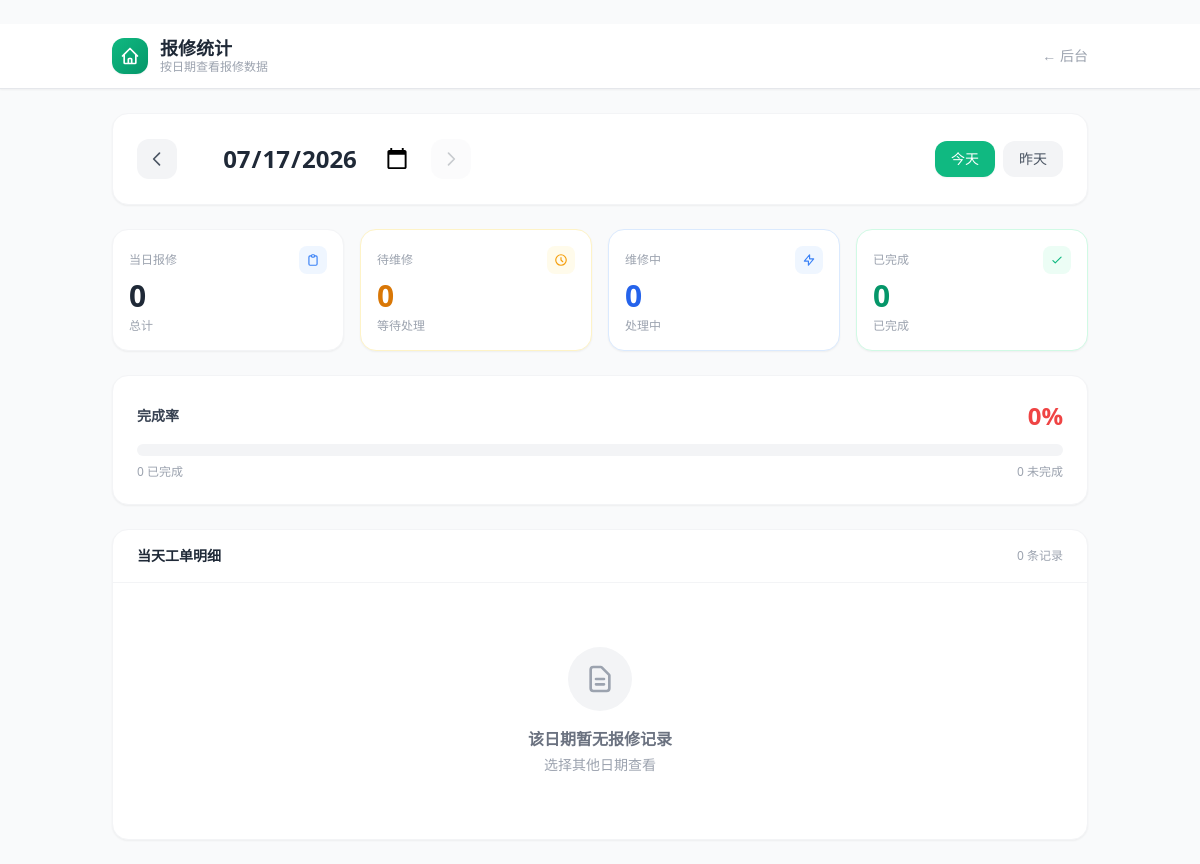
/stats, run on an earlier commit of the app's database.
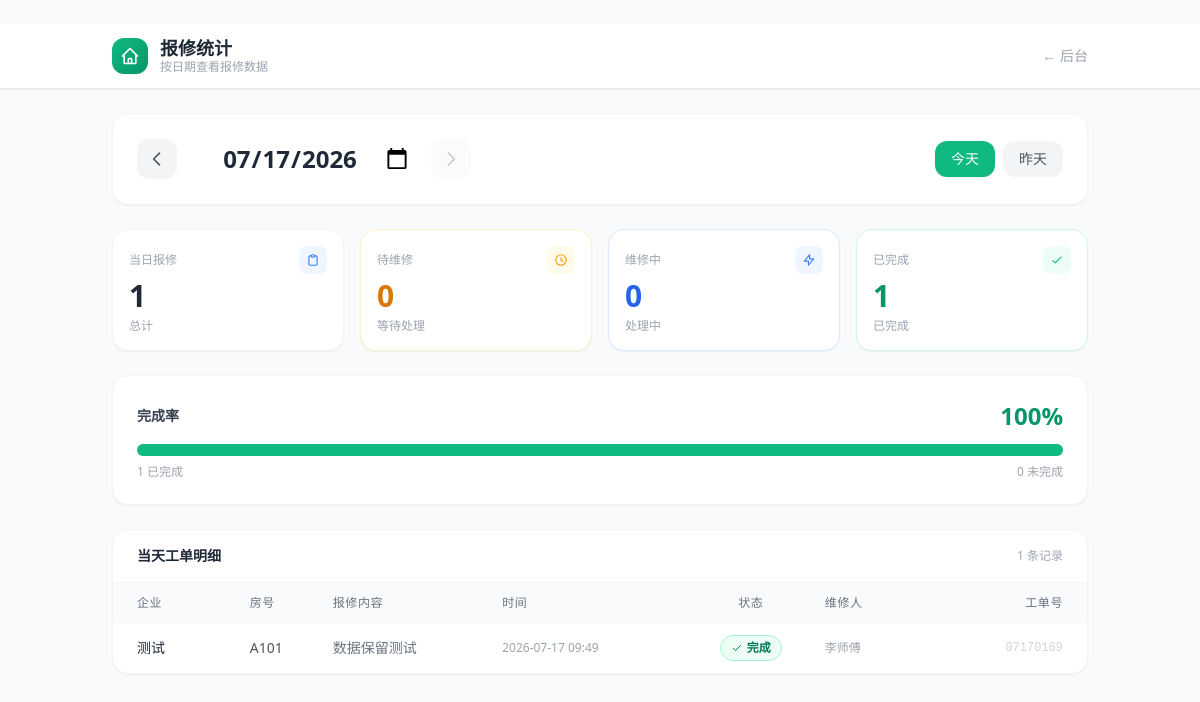
And on a later commit of the database.
### tables this page shows
CREATE TABLE orders (
        id INTEGER PRIMARY KEY AUTOINCREMENT,
        work_order TEXT UNIQUE NOT NULL,
        company TEXT NOT NULL,
        company_code TEXT NOT NULL,
        building TEXT DEFAULT '',
        room TEXT NOT NULL,
        reporter_name TEXT DEFAULT '',
        reporter_phone TEXT DEFAULT '',
        repair_type TEXT DEFAULT '',
        description TEXT NOT NULL,
        status TEXT NOT NULL DEFAULT 'pending',
        assigned_to TEXT DEFAULT '',
        created_at TEXT NOT NULL,
        updated_at TEXT NOT NULL
    );

### app.py (the view)
@app.route("/stats")
@app.route("/stats/<date_str>")
def stats(date_str=None):
    from datetime import datetime, timedelta
    if date_str is None:
        date_str = datetime.now().strftime("%Y-%m-%d")
    else:
        try:
            datetime.strptime(date_str, "%Y-%m-%d")
        except:
            date_str = datetime.now().strftime("%Y-%m-%d")
    orders = database.get_orders_by_date(date_str)
    total = len(orders)
    pending = sum(1 for o in orders if o["status"] == "pending")
    in_progress = sum(1 for o in orders if o["status"] == "in_progress")
    completed = sum(1 for o in orders if o["status"] == "completed")
    rate = round(completed / total * 100) if total > 0 else 0
    current = datetime.strptime(date_str, "%Y-%m-%d")
    prev_date = (current - timedelta(days=1)).strftime("%Y-%m-%d")
    next_date = (current + timedelta(days=1)).strftime("%Y-%m-%d")
    today_str = datetime.now().strftime("%Y-%m-%d")
    return render_template(
        "stats.html",
        date_str=date_str,
        total=total,
        pending=pending,
        in_progress=in_progress,
        completed=completed,
        rate=rate,
        orders=orders,
        prev_date=prev_date,
        next_date=next_date,
        today_str=today_str,
    )

### database.py (called while the page is built)
def get_orders_by_date(date_str):
    conn = get_db()
    try:
        cursor = conn.cursor()
        cursor.execute(f"SELECT * FROM orders WHERE created_at LIKE {PLACEHOLDER} ORDER BY created_at DESC", (f"{date_str}%",))
        rows = _fetch_all(cursor)
        return rows
    finally:
        conn.close()

    def get_db():
        conn = sqlite3.connect(DATABASE_PATH, timeout=30)
        conn.row_factory = sqlite3.Row
        conn.execute("PRAGMA journal_mode=WAL")
        conn.execute("PRAGMA busy_timeout=30000")
        return conn

    def _fetch_all(cursor):
        return cursor.fetchall()

### templates/stats.html (shortened to what this page needs)
﻿<!DOCTYPE html>
<html lang="zh-CN">
<head>
    <script src="https://cdn.tailwindcss.com"></script>
</head>
<body class="bg-gray-50 font-sans antialiased">
    <header class="bg-white border-b border-gray-200 sticky top-0 z-50 shadow-sm">
        <div class="max-w-5xl mx-auto px-4 sm:px-6">
            <div class="flex items-center justify-between h-16">
                <div class="flex items-center gap-3">
                    <a href="/admin" class="w-9 h-9 bg-gradient-to-br from-emerald-500 to-emerald-600 rounded-xl flex items-center justify-center shadow-sm">
                        <svg class="w-5 h-5 text-white" fill="none" viewBox="0 0 24 24" stroke="currentColor"><path stroke-linecap="round" stroke-linejoin="round" stroke-width="2" d="M3 12l2-2m0 0l7-7 7 7M5 10v10a1 1 0 001 1h3m10-11l2 2m-2-2v10a1 1 0 01-1 1h-3m-6 0a1 1 0 001-1v-4a1 1 0 011-1h2a1 1 0 011 1v4a1 1 0 001 1m-6 0h6"/></svg>
                    </a>
                    <div>
                        <h1 class="text-gray-800 font-bold text-lg leading-tight">报修统计</h1>
                        <p class="text-gray-400 text-xs">按日期查看报修数据</p>
                    </div>
                </div>
                <a href="/admin" class="text-gray-400 hover:text-emerald-600 transition-colors text-sm">← 后台</a>
            </div>
        </div>
    </header>
    <div class="max-w-5xl mx-auto px-4 sm:px-6 py-6">
        <div class="bg-white rounded-2xl shadow-sm border border-gray-100 p-4 sm:p-6 mb-6">
            <div class="flex flex-col sm:flex-row items-center justify-between gap-4">
                <div class="flex items-center gap-3">
                    <a href="/stats/{{ prev_date }}" class="w-10 h-10 bg-gray-100 hover:bg-gray-200 rounded-xl flex items-center justify-center transition-colors">
                        <svg class="w-5 h-5 text-gray-600" fill="none" viewBox="0 0 24 24" stroke="currentColor"><path stroke-linecap="round" stroke-linejoin="round" stroke-width="2" d="M15 19l-7-7 7-7"/></svg>
                    </a>
                    <div class="text-center">
                        <input type="date" value="{{ date_str }}"
                               onchange="window.location.href='/stats/' + this.value"
                               class="text-xl sm:text-2xl font-bold text-gray-800 bg-transparent border-none outline-none cursor-pointer text-center
                                      [color-scheme:light] focus:ring-2 focus:ring-emerald-500 rounded-lg px-2 py-1"
                               style="border: none; -webkit-appearance: none;">
                    </div>
                    <a href="/stats/{{ next_date }}"
                       class="w-10 h-10 bg-gray-100 hover:bg-gray-200 rounded-xl flex items-center justify-center transition-colors
                              {% if next_date > today_str %}opacity-30 pointer-events-none{% endif %}">
                        <svg class="w-5 h-5 text-gray-600" fill="none" viewBox="0 0 24 24" stroke="currentColor"><path stroke-linecap="round" stroke-linejoin="round" stroke-width="2" d="M9 5l7 7-7 7"/></svg>
                    </a>
                </div>
                <div class="flex gap-2">
                    <a href="/stats/{{ today_str }}" class="px-4 py-2 rounded-xl text-sm font-medium transition-colors
                        {% if date_str == today_str %}bg-emerald-500 text-white shadow-sm{% else %}bg-gray-100 text-gray-600 hover:bg-gray-200{% endif %}">
                        今天
                    </a>
                    <a href="/stats/{{ prev_date }}" class="px-4 py-2 rounded-xl text-sm font-medium {% if date_str == today_str %}bg-gray-100 text-gray-600 hover:bg-gray-200{% else %}bg-emerald-500 text-white shadow-sm{% endif %}">
                        昨天
                    </a>
                </div>
            </div>
        </div>
        <div class="grid grid-cols-2 sm:grid-cols-4 gap-3 sm:gap-4 mb-6">
            <div class="bg-white rounded-2xl shadow-sm border border-gray-100 p-4">
                <div class="flex items-center justify-between mb-1">
                    <span class="text-gray-400 text-xs font-medium">当日报修</span>
                    <div class="w-7 h-7 bg-blue-50 rounded-lg flex items-center justify-center">
                        <svg class="w-3.5 h-3.5 text-blue-500" fill="none" viewBox="0 0 24 24" stroke="currentColor"><path stroke-linecap="round" stroke-linejoin="round" stroke-width="2" d="M9 5H7a2 2 0 00-2 2v12a2 2 0 002 2h10a2 2 0 002-2V7a2 2 0 00-2-2h-2M9 5a2 2 0 002 2h2a2 2 0 002-2M9 5a2 2 0 012-2h2a2 2 0 012 2"/></svg>
                    </div>
                </div>
                <p class="text-3xl font-bold text-gray-800">{{ total }}</p>
                <p class="text-xs text-gray-400 mt-1">总计</p>
            </div>
            <div class="bg-white rounded-2xl shadow-sm border border-amber-100 p-4">
                <div class="flex items-center justify-between mb-1">
                    <span class="text-gray-400 text-xs font-medium">待维修</span>
                    <div class="w-7 h-7 bg-amber-50 rounded-lg flex items-center justify-center">
                        <svg class="w-3.5 h-3.5 text-amber-500" fill="none" viewBox="0 0 24 24" stroke="currentColor"><path stroke-linecap="round" stroke-linejoin="round" stroke-width="2" d="M12 8v4l3 3m6-3a9 9 0 11-18 0 9 9 0 0118 0z"/></svg>
                    </div>
                </div>
                <p class="text-3xl font-bold text-amber-600">{{ pending }}</p>
                <p class="text-xs text-gray-400 mt-1">等待处理</p>
            </div>
            <div class="bg-white rounded-2xl shadow-sm border border-blue-100 p-4">
                <div class="flex items-center justify-between mb-1">
                    <span class="text-gray-400 text-xs font-medium">维修中</span>
                    <div class="w-7 h-7 bg-blue-50 rounded-lg flex items-center justify-center">
                        <svg class="w-3.5 h-3.5 text-blue-500" fill="none" viewBox="0 0 24 24" stroke="currentColor"><path stroke-linecap="round" stroke-linejoin="round" stroke-width="2" d="M13 10V3L4 14h7v7l9-11h-7z"/></svg>
                    </div>
                </div>
                <p class="text-3xl font-bold text-blue-600">{{ in_progress }}</p>
                <p class="text-xs text-gray-400 mt-1">处理中</p>
            </div>
            <div class="bg-white rounded-2xl shadow-sm border border-emerald-100 p-4">
                <div class="flex items-center justify-between mb-1">
                    <span class="text-gray-400 text-xs font-medium">已完成</span>
                    <div class="w-7 h-7 bg-emerald-50 rounded-lg flex items-center justify-center">
                        <svg class="w-3.5 h-3.5 text-emerald-500" fill="none" viewBox="0 0 24 24" stroke="currentColor"><path stroke-linecap="round" stroke-linejoin="round" stroke-width="2" d="M5 13l4 4L19 7"/></svg>
                    </div>
                </div>
                <p class="text-3xl font-bold text-emerald-600">{{ completed }}</p>
                <p class="text-xs text-gray-400 mt-1">已完成</p>
            </div>
        </div>
        <div class="bg-white rounded-2xl shadow-sm border border-gray-100 p-4 sm:p-6 mb-6">
            <div class="flex items-center justify-between mb-3">
                <span class="text-gray-700 font-semibold text-sm">完成率</span>
                <span class="text-2xl font-bold {% if rate >= 80 %}text-emerald-600{% elif rate >= 50 %}text-amber-600{% else %}text-red-500{% endif %}">
                    {{ rate }}%
                </span>
            </div>
            <div class="w-full bg-gray-100 rounded-full h-3">
                <div class="h-3 rounded-full transition-all duration-500
                    {% if rate >= 80 %}bg-emerald-500{% elif rate >= 50 %}bg-amber-500{% else %}bg-red-500{% endif %}"
                    style="width:{{ rate }}%"></div>
            </div>
            <div class="flex justify-between text-xs text-gray-400 mt-2">
                <span>{{ completed }} 已完成</span>
                <span>{{ total - completed }} 未完成</span>
            </div>
        </div>
        <div class="bg-white rounded-2xl shadow-sm border border-gray-100 overflow-hidden">
            <div class="px-4 sm:px-6 py-4 border-b border-gray-100 flex items-center justify-between">
                <h2 class="text-gray-800 font-bold text-sm">当天工单明细</h2>
                <span class="text-xs text-gray-400">{{ orders|length }} 条记录</span>
            </div>
            {% if orders %}
            <div class="overflow-x-auto">
                <table class="w-full text-sm">
                    <thead>
                        <tr class="bg-gray-50 text-gray-500 text-xs uppercase tracking-wider">
                            <th class="text-left px-4 sm:px-6 py-3 font-medium">企业</th>
                            <th class="text-left px-2 py-3 font-medium">房号</th>
                            <th class="text-left px-2 py-3 font-medium hidden sm:table-cell">报修内容</th>
                            <th class="text-left px-2 py-3 font-medium hidden md:table-cell">时间</th>
                            <th class="text-center px-2 py-3 font-medium">状态</th>
                            <th class="text-left px-2 py-3 font-medium hidden lg:table-cell">维修人</th>
                            <th class="text-right px-4 sm:px-6 py-3 font-medium">工单号</th>
                        </tr>
                    </thead>
                    <tbody class="divide-y divide-gray-50">
                        {% for o in orders %}
                        <tr class="hover:bg-gray-50 transition-colors">
                            <td class="px-4 sm:px-6 py-3 text-gray-800 font-medium truncate max-w-[100px]">{{ o.company }}</td>
                            <td class="px-2 py-3 text-gray-600">{{ o.room }}</td>
                            <td class="px-2 py-3 text-gray-500 truncate max-w-[150px] hidden sm:table-cell">{{ o.description }}</td>
                            <td class="px-2 py-3 text-gray-400 text-xs hidden md:table-cell">{{ o.created_at[:16] }}</td>
                            <td class="px-2 py-3 text-center">
                                {% if o.status == "pending" %}
                                <span class="inline-flex items-center gap-1 text-xs font-semibold px-2.5 py-1 bg-amber-50 text-amber-700 border border-amber-200 rounded-full">
                                    <span class="w-1.5 h-1.5 bg-amber-400 rounded-full"></span>待修
                                </span>
                                {% elif o.status == "in_progress" %}
                                <span class="inline-flex items-center gap-1 text-xs font-semibold px-2.5 py-1 bg-blue-50 text-blue-700 border border-blue-200 rounded-full">
                                    <span class="w-1.5 h-1.5 bg-blue-400 rounded-full animate-pulse"></span>维修中
                                </span>
                                {% elif o.status == "completed" %}
                                <span class="inline-flex items-center gap-1 text-xs font-semibold px-2.5 py-1 bg-emerald-50 text-emerald-700 border border-emerald-200 rounded-full">
                                    <svg class="w-3 h-3" fill="none" viewBox="0 0 24 24" stroke="currentColor"><path stroke-linecap="round" stroke-linejoin="round" stroke-width="2" d="M5 13l4 4L19 7"/></svg>完成
                                </span>
                                {% endif %}
                            </td>
                            <td class="px-2 py-3 text-gray-400 text-xs hidden lg:table-cell">{{ o.assigned_to or "—" }}</td>
                            <td class="px-4 sm:px-6 py-3 text-right">
                                <span class="text-xs text-gray-300 font-mono">{{ o.work_order[-8:] }}</span>
                            </td>
                        </tr>
                        {% endfor %}
                    </tbody>
                </table>
            </div>
            {% else %}
            <div class="text-center py-16">
                <div class="w-16 h-16 bg-gray-100 rounded-full flex items-center justify-center mx-auto mb-4">
                    <svg class="w-8 h-8 text-gray-400" fill="none" viewBox="0 0 24 24" stroke="currentColor"><path stroke-linecap="round" stroke-linejoin="round" stroke-width="2" d="M9 12h6m-6 4h6m2 5H7a2 2 0 01-2-2V5a2 2 0 012-2h5.586a1 1 0 01.707.293l5.414 5.414a1 1 0 01.293.707V19a2 2 0 01-2 2z"/></svg>
                </div>
                <p class="text-gray-500 font-semibold">该日期暂无报修记录</p>
                <p class="text-gray-400 text-sm mt-1">选择其他日期查看</p>
            </div>
            {% endif %}
        </div>
    </div>
</body>
</html>

What changed in the data, as far as the page shows it:
added orders: company "测试", room "A101", description "数据保留测试", created_at "2026-07-17 09:49", status "completed" (drawn), assigned_to "李师傅", work_order "07170169"
Also different on the page:
{{ total }}: "0" → "1"
{{ completed }}: "0" → "1"
{{ rate }}: "0" → "100"
{{ orders|length }}: "0" → "1"
text no longer shown: "该日期暂无报修记录 选择其他日期查看"
text now shown: "企业 房号 报修内容 时间 状态 维修人 工单号"
